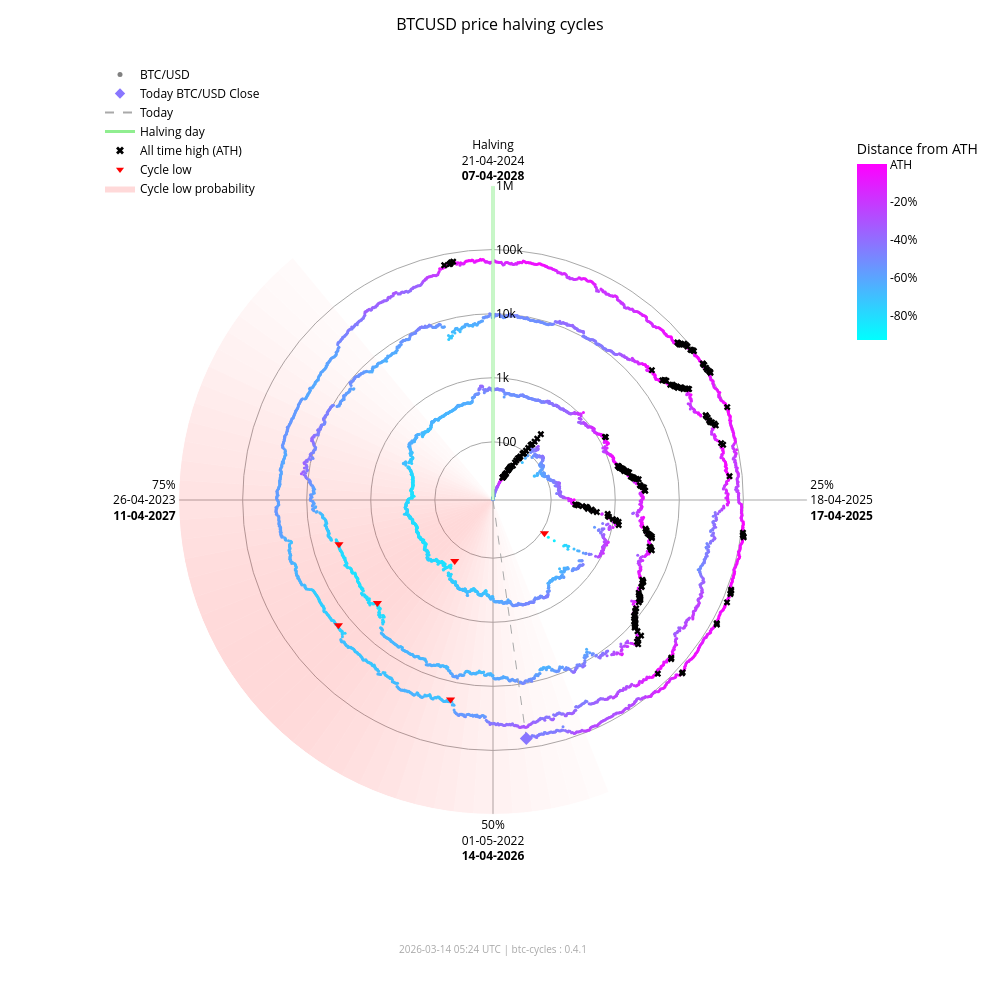

Source (notebook cell):
### Markdown cell above
### Interactive chart (plotly)

### Code cell
fig_interactive = btc.plot(
    kind="interactive",
    from_date="2012-11-28",
)
# plotly config for interactivity
config = {"scrollZoom": True, "displayModeBar": True}
# display in notebook
fig_interactive.show(config=config)

### Figure 1 — Plotly figure (JSON) as saved in the notebook; plotly's stock layout.template omitted (floating-point values rounded to 4 significant figures; data arrays with more than 128 entries replaced by an {"elided": "..."} marker saying what was removed)
{"data": [{"fill": "toself", "fillcolor": "rgba(255,0,0,0.017168280509461755)", "hoverinfo": "skip", "line": {"width": 0}, "mode": "lines", "r": [12.35, 1000000, 1000000, 12.35, 12.35], "showlegend": false, "theta": [158.4, 158.4, 162.0, 162.0, 158.4], "type": "scatterpolar"}, {"fill": "toself", "fillcolor": "rgba(255,0,0,0.022114794501891175)", "hoverinfo": "skip", "line": {"width": 0}, "mode": "lines", "r": [12.35, 1000000, 1000000, 12.35, 12.35], "showlegend": false, "theta": [162.0, 162.0, 165.6, 165.6, 162.0], "type": "scatterpolar"}, {"fill": "toself", "fillcolor": "rgba(255,0,0,0.02790404259511669)", "hoverinfo": "skip", "line": {"width": 0}, "mode": "lines", "r": [12.35, 1000000, 1000000, 12.35, 12.35], "showlegend": false, "theta": [165.6, 165.6, 169.2, 169.2, 165.6], "type": "scatterpolar"}, {"fill": "toself", "fillcolor": "rgba(255,0,0,0.034518294852420334)", "hoverinfo": "skip", "line": {"width": 0}, "mode": "lines", "r": [12.35, 1000000, 1000000, 12.35, 12.35], "showlegend": false, "theta": [169.2, 169.2, 172.8, 172.8, 169.2], "type": "scatterpolar"}, {"fill": "toself", "fillcolor": "rgba(255,0,0,0.041901979682821514)", "hoverinfo": "skip", "line": {"width": 0}, "mode": "lines", "r": [12.35, 1000000, 1000000, 12.35, 12.35], "showlegend": false, "theta": [172.8, 172.8, 176.4, 176.4, 172.8], "type": "scatterpolar"}, {"fill": "toself", "fillcolor": "rgba(255,0,0,0.04996405861294358)", "hoverinfo": "skip", "line": {"width": 0}, "mode": "lines", "r": [12.35, 1000000, 1000000, 12.35, 12.35], "showlegend": false, "theta": [176.4, 176.4, 180.0, 180.0, 176.4], "type": "scatterpolar"}, {"fill": "toself", "fillcolor": "rgba(255,0,0,0.05858349692240514)", "hoverinfo": "skip", "line": {"width": 0}, "mode": "lines", "r": [12.35, 1000000, 1000000, 12.35, 12.35], "showlegend": false, "theta": [180.0, 180.0, 183.6, 183.6, 180.0], "type": "scatterpolar"}, {"fill": "toself", "fillcolor": "rgba(255,0,0,0.06761662035375064)", "hoverinfo": "skip", "line": {"width": 0}, "mode": "lines", "r": [12.35, 1000000, 1000000, 12.35, 12.35], "showlegend": false, "theta": [183.6, 183.6, 187.2, 187.2, 183.6], "type": "scatterpolar"}, {"fill": "toself", "fillcolor": "rgba(255,0,0,0.07690481219944661)", "hoverinfo": "skip", "line": {"width": 0}, "mode": "lines", "r": [12.35, 1000000, 1000000, 12.35, 12.35], "showlegend": false, "theta": [187.2, 187.2, 190.8, 190.8, 187.2], "type": "scatterpolar"}, {"fill": "toself", "fillcolor": "rgba(255,0,0,0.08628112000611096)", "hoverinfo": "skip", "line": {"width": 0}, "mode": "lines", "r": [12.35, 1000000, 1000000, 12.35, 12.35], "showlegend": false, "theta": [190.8, 190.8, 194.4, 194.4, 190.8], "type": "scatterpolar"}, {"fill": "toself", "fillcolor": "rgba(255,0,0,0.09557490841018089)", "hoverinfo": "skip", "line": {"width": 0}, "mode": "lines", "r": [12.35, 1000000, 1000000, 12.35, 12.35], "showlegend": false, "theta": [194.4, 194.4, 198.0, 198.0, 194.4], "type": "scatterpolar"}, {"fill": "toself", "fillcolor": "rgba(255,0,0,0.10461455782963762)", "hoverinfo": "skip", "line": {"width": 0}, "mode": "lines", "r": [12.35, 1000000, 1000000, 12.35, 12.35], "showlegend": false, "theta": [198.0, 198.0, 201.6, 201.6, 198.0], "type": "scatterpolar"}, {"fill": "toself", "fillcolor": "rgba(255,0,0,0.11322908719652829)", "hoverinfo": "skip", "line": {"width": 0}, "mode": "lines", "r": [12.35, 1000000, 1000000, 12.35, 12.35], "showlegend": false, "theta": [201.6, 201.6, 205.2, 205.2, 201.6], "type": "scatterpolar"}, {"fill": "toself", "fillcolor": "rgba(255,0,0,0.12125015337052986)", "hoverinfo": "skip", "line": {"width": 0}, "mode": "lines", "r": [12.35, 1000000, 1000000, 12.35, 12.35], "showlegend": false, "theta": [205.2, 205.2, 208.8, 208.8, 205.2], "type": "scatterpolar"}, {"fill": "toself", "fillcolor": "rgba(255,0,0,0.12851590515331976)", "hoverinfo": "skip", "line": {"width": 0}, "mode": "lines", "r": [12.35, 1000000, 1000000, 12.35, 12.35], "showlegend": false, "theta": [208.8, 208.8, 212.4, 212.4, 208.8], "type": "scatterpolar"}, {"fill": "toself", "fillcolor": "rgba(255,0,0,0.13487757461161184)", "hoverinfo": "skip", "line": {"width": 0}, "mode": "lines", "r": [12.35, 1000000, 1000000, 12.35, 12.35], "showlegend": false, "theta": [212.4, 212.4, 216.0, 216.0, 212.4], "type": "scatterpolar"}, {"fill": "toself", "fillcolor": "rgba(255,0,0,0.14020862181849592)", "hoverinfo": "skip", "line": {"width": 0}, "mode": "lines", "r": [12.35, 1000000, 1000000, 12.35, 12.35], "showlegend": false, "theta": [216.0, 216.0, 219.6, 219.6, 216.0], "type": "scatterpolar"}, {"fill": "toself", "fillcolor": "rgba(255,0,0,0.14441504950654527)", "hoverinfo": "skip", "line": {"width": 0}, "mode": "lines", "r": [12.35, 1000000, 1000000, 12.35, 12.35], "showlegend": false, "theta": [219.6, 219.6, 223.2, 223.2, 219.6], "type": "scatterpolar"}, {"fill": "toself", "fillcolor": "rgba(255,0,0,0.14744459351271713)", "hoverinfo": "skip", "line": {"width": 0}, "mode": "lines", "r": [12.35, 1000000, 1000000, 12.35, 12.35], "showlegend": false, "theta": [223.2, 223.2, 226.8, 226.8, 223.2], "type": "scatterpolar"}, {"fill": "toself", "fillcolor": "rgba(255,0,0,0.14929223192296423)", "hoverinfo": "skip", "line": {"width": 0}, "mode": "lines", "r": [12.35, 1000000, 1000000, 12.35, 12.35], "showlegend": false, "theta": [226.8, 226.8, 230.4, 230.4, 226.8], "type": "scatterpolar"}, {"fill": "toself", "fillcolor": "rgba(255,0,0,0.15)", "hoverinfo": "skip", "line": {"width": 0}, "mode": "lines", "r": [12.35, 1000000, 1000000, 12.35, 12.35], "showlegend": false, "theta": [230.4, 230.4, 234.0, 234.0, 230.4], "type": "scatterpolar"}, {"fill": "toself", "fillcolor": "rgba(255,0,0,0.14965033825231114)", "hoverinfo": "skip", "line": {"width": 0}, "mode": "lines", "r": [12.35, 1000000, 1000000, 12.35, 12.35], "showlegend": false, "theta": [234.0, 234.0, 237.6, 237.6, 234.0], "type": "scatterpolar"}, {"fill": "toself", "fillcolor": "rgba(255,0,0,0.14835378057909807)", "hoverinfo": "skip", "line": {"width": 0}, "mode": "lines", "r": [12.35, 1000000, 1000000, 12.35, 12.35], "showlegend": false, "theta": [237.6, 237.6, 241.2, 241.2, 237.6], "type": "scatterpolar"}, {"fill": "toself", "fillcolor": "rgba(255,0,0,0.14623322283554635)", "hoverinfo": "skip", "line": {"width": 0}, "mode": "lines", "r": [12.35, 1000000, 1000000, 12.35, 12.35], "showlegend": false, "theta": [241.2, 241.2, 244.8, 244.8, 241.2], "type": "scatterpolar"}, {"fill": "toself", "fillcolor": "rgba(255,0,0,0.1434078538226231)", "hoverinfo": "skip", "line": {"width": 0}, "mode": "lines", "r": [12.35, 1000000, 1000000, 12.35, 12.35], "showlegend": false, "theta": [244.8, 244.8, 248.4, 248.4, 244.8], "type": "scatterpolar"}, {"fill": "toself", "fillcolor": "rgba(255,0,0,0.13997983179373427)", "hoverinfo": "skip", "line": {"width": 0}, "mode": "lines", "r": [12.35, 1000000, 1000000, 12.35, 12.35], "showlegend": false, "theta": [248.4, 248.4, 252.0, 252.0, 248.4], "type": "scatterpolar"}, {"fill": "toself", "fillcolor": "rgba(255,0,0,0.13602598258454268)", "hoverinfo": "skip", "line": {"width": 0}, "mode": "lines", "r": [12.35, 1000000, 1000000, 12.35, 12.35], "showlegend": false, "theta": [252.0, 252.0, 255.6, 255.6, 252.0], "type": "scatterpolar"}, {"fill": "toself", "fillcolor": "rgba(255,0,0,0.13159547355344953)", "hoverinfo": "skip", "line": {"width": 0}, "mode": "lines", "r": [12.35, 1000000, 1000000, 12.35, 12.35], "showlegend": false, "theta": [255.6, 255.6, 259.2, 259.2, 255.6], "type": "scatterpolar"}, {"fill": "toself", "fillcolor": "rgba(255,0,0,0.12671301775492697)", "hoverinfo": "skip", "line": {"width": 0}, "mode": "lines", "r": [12.35, 1000000, 1000000, 12.35, 12.35], "showlegend": false, "theta": [259.2, 259.2, 262.8, 262.8, 259.2], "type": "scatterpolar"}, {"fill": "toself", "fillcolor": "rgba(255,0,0,0.12138610149219965)", "hoverinfo": "skip", "line": {"width": 0}, "mode": "lines", "r": [12.35, 1000000, 1000000, 12.35, 12.35], "showlegend": false, "theta": [262.8, 262.8, 266.4, 266.4, 262.8], "type": "scatterpolar"}, {"fill": "toself", "fillcolor": "rgba(255,0,0,0.1156142551644921)", "hoverinfo": "skip", "line": {"width": 0}, "mode": "lines", "r": [12.35, 1000000, 1000000, 12.35, 12.35], "showlegend": false, "theta": [266.4, 266.4, 270.0, 270.0, 266.4], "type": "scatterpolar"}, {"fill": "toself", "fillcolor": "rgba(255,0,0,0.10939851441251548)", "hoverinfo": "skip", "line": {"width": 0}, "mode": "lines", "r": [12.35, 1000000, 1000000, 12.35, 12.35], "showlegend": false, "theta": [270.0, 270.0, 273.6, 273.6, 270.0], "type": "scatterpolar"}, {"fill": "toself", "fillcolor": "rgba(255,0,0,0.10274974912946185)", "hoverinfo": "skip", "line": {"width": 0}, "mode": "lines", "r": [12.35, 1000000, 1000000, 12.35, 12.35], "showlegend": false, "theta": [273.6, 273.6, 277.2, 277.2, 273.6], "type": "scatterpolar"}, {"fill": "toself", "fillcolor": "rgba(255,0,0,0.09569517349791425)", "hoverinfo": "skip", "line": {"width": 0}, "mode": "lines", "r": [12.35, 1000000, 1000000, 12.35, 12.35], "showlegend": false, "theta": [277.2, 277.2, 280.8, 280.8, 277.2], "type": "scatterpolar"}, {"fill": "toself", "fillcolor": "rgba(255,0,0,0.08828282625646727)", "hoverinfo": "skip", "line": {"width": 0}, "mode": "lines", "r": [12.35, 1000000, 1000000, 12.35, 12.35], "showlegend": false, "theta": [280.8, 280.8, 284.4, 284.4, 280.8], "type": "scatterpolar"}, {"fill": "toself", "fillcolor": "rgba(255,0,0,0.08058400018765345)", "hoverinfo": "skip", "line": {"width": 0}, "mode": "lines", "r": [12.35, 1000000, 1000000, 12.35, 12.35], "showlegend": false, "theta": [284.4, 284.4, 288.0, 288.0, 284.4], "type": "scatterpolar"}, {"fill": "toself", "fillcolor": "rgba(255,0,0,0.07269354608292704)", "hoverinfo": "skip", "line": {"width": 0}, "mode": "lines", "r": [12.35, 1000000, 1000000, 12.35, 12.35], "showlegend": false, "theta": [288.0, 288.0, 291.6, 291.6, 288.0], "type": "scatterpolar"}, {"fill": "toself", "fillcolor": "rgba(255,0,0,0.06472784449068783)", "hoverinfo": "skip", "line": {"width": 0}, "mode": "lines", "r": [12.35, 1000000, 1000000, 12.35, 12.35], "showlegend": false, "theta": [291.6, 291.6, 295.2, 295.2, 291.6], "type": "scatterpolar"}, {"fill": "toself", "fillcolor": "rgba(255,0,0,0.05682021976743955)", "hoverinfo": "skip", "line": {"width": 0}, "mode": "lines", "r": [12.35, 1000000, 1000000, 12.35, 12.35], "showlegend": false, "theta": [295.2, 295.2, 298.8, 298.8, 295.2], "type": "scatterpolar"}, {"fill": "toself", "fillcolor": "rgba(255,0,0,0.04911378436707333)", "hoverinfo": "skip", "line": {"width": 0}, "mode": "lines", "r": [12.35, 1000000, 1000000, 12.35, 12.35], "showlegend": false, "theta": [298.8, 298.8, 302.4, 302.4, 298.8], "type": "scatterpolar"}, {"fill": "toself", "fillcolor": "rgba(255,0,0,0.04175213714896469)", "hoverinfo": "skip", "line": {"width": 0}, "mode": "lines", "r": [12.35, 1000000, 1000000, 12.35, 12.35], "showlegend": false, "theta": [302.4, 302.4, 306.0, 306.0, 302.4], "type": "scatterpolar"}, {"fill": "toself", "fillcolor": "rgba(255,0,0,0.034868865657538876)", "hoverinfo": "skip", "line": {"width": 0}, "mode": "lines", "r": [12.35, 1000000, 1000000, 12.35, 12.35], "showlegend": false, "theta": [306.0, 306.0, 309.6, 309.6, 306.0], "type": "scatterpolar"}, {"fill": "toself", "fillcolor": "rgba(255,0,0,0.02857722515334582)", "hoverinfo": "skip", "line": {"width": 0}, "mode": "lines", "r": [12.35, 1000000, 1000000, 12.35, 12.35], "showlegend": false, "theta": [309.6, 309.6, 313.2, 313.2, 309.6], "type": "scatterpolar"}, {"fill": "toself", "fillcolor": "rgba(255,0,0,0.022961515313555197)", "hoverinfo": "skip", "line": {"width": 0}, "mode": "lines", "r": [12.35, 1000000, 1000000, 12.35, 12.35], "showlegend": false, "theta": [313.2, 313.2, 316.8, 316.8, 313.2], "type": "scatterpolar"}, {"fill": "toself", "fillcolor": "rgba(255,0,0,0.01807146942917362)", "hoverinfo": "skip", "line": {"width": 0}, "mode": "lines", "r": [12.35, 1000000, 1000000, 12.35, 12.35], "showlegend": false, "theta": [316.8, 316.8, 320.4, 320.4, 316.8], "type": "scatterpolar"}, {"hoverinfo": "text", "marker": {"color": {"elided": "4855 str values"}, "size": 3}, "mode": "markers", "r": {"elided": "4855 float values"}, "showlegend": false, "text": {"elided": "4855 str values"}, "theta": {"elided": "4855 float values"}, "type": "scatterpolar"}, {"hoverinfo": "skip", "line": {"color": "lightgreen", "width": 3}, "mode": "lines", "r": [12.35, 1000000], "showlegend": false, "theta": [0, 0], "type": "scatterpolar"}, {"hoverinfo": "skip", "line": {"color": "darkgrey", "dash": "dash", "width": 1}, "mode": "lines", "r": [12.35, 71150.0], "showlegend": false, "theta": [172.0, 172.0], "type": "scatterpolar"}, {"hoverinfo": "text", "marker": {"color": "#8976ff", "size": 10, "symbol": "diamond"}, "mode": "markers", "r": [71150.0], "showlegend": false, "text": ["Today<br>Date: 2026-03-14<br>Price: $71,145.03"], "theta": [172.0], "type": "scatterpolar"}, {"hoverinfo": "text", "marker": {"color": "black", "size": 6, "symbol": "x"}, "mode": "markers", "r": {"elided": "195 float values"}, "showlegend": false, "text": {"elided": "195 str values"}, "theta": {"elided": "195 float values"}, "type": "scatterpolar"}, {"hoverinfo": "text", "marker": {"color": "red", "size": 8, "symbol": "triangle-down"}, "mode": "markers", "r": [111.6, 164.9, 3233.0, 3925.0, 18950.0, 15760.0], "showlegend": false, "text": ["Cycle Low<br>Date: 2014-02-21<br>Price: $111.56<br>ATH distance: -91.0%", "Cycle Low<br>Date: 2015-01-14<br>Price: $164.92<br>ATH distance: -86.7%", "Cycle Low<br>Date: 2018-12-15<br>Price: $3,232.51<br>ATH distance: -83.3%", "Cycle Low<br>Date: 2019-03-25<br>Price: $3,924.55<br>ATH distance: -79.7%", "Cycle Low<br>Date: 2022-06-18<br>Price: $18,954.25<br>ATH distance: -71.9%", "Cycle Low<br>Date: 2022-11-21<br>Price: $15,760.19<br>ATH distance: -76.7%"], "theta": [122.8, 212.1, 228.3, 254.0, 192.0, 231.0], "type": "scatterpolar"}, {"marker": {"color": "grey", "size": 5}, "mode": "markers", "name": "BTC/USD", "r": [null], "theta": [null], "type": "scatterpolar"}, {"marker": {"color": "#8976ff", "size": 8, "symbol": "diamond"}, "mode": "markers", "name": "Today BTC/USD Close", "r": [null], "theta": [null], "type": "scatterpolar"}, {"line": {"color": "darkgrey", "dash": "dash"}, "mode": "lines", "name": "Today", "r": [null], "theta": [null], "type": "scatterpolar"}, {"line": {"color": "lightgreen", "width": 3}, "mode": "lines", "name": "Halving day", "r": [null], "theta": [null], "type": "scatterpolar"}, {"marker": {"color": "black", "size": 7, "symbol": "x"}, "mode": "markers", "name": "All time high (ATH)", "r": [null], "theta": [null], "type": "scatterpolar"}, {"marker": {"color": "red", "size": 7, "symbol": "triangle-down"}, "mode": "markers", "name": "Cycle low", "r": [null], "theta": [null], "type": "scatterpolar"}, {"fill": "toself", "fillcolor": "rgba(255,0,0,0.15)", "line": {"width": 0}, "mode": "lines", "name": "Cycle low probability", "r": [null], "theta": [null], "type": "scatterpolar"}, {"hoverinfo": "skip", "marker": {"cmax": 0, "cmin": -0.9307, "color": [0], "colorbar": {"len": 0.25, "ticktext": ["ATH", "-20%", "-40%", "-60%", "-80%", "-100%"], "tickvals": [0, -0.2, -0.4, -0.6, -0.8, -1.0], "title": {"text": "Distance from ATH"}, "x": 0.95, "y": 0.92, "yanchor": "top"}, "colorscale": {"elided": "256x2 mixed values"}, "showscale": true, "size": 0}, "mode": "markers", "r": [null], "showlegend": false, "theta": [null], "type": "scatterpolar"}], "layout": {"annotations": [{"font": {"color": "darkgrey", "size": 10}, "showarrow": false, "text": "2026-03-14 05:24 UTC | btc-cycles : 0.4.1", "x": 0.5, "xref": "paper", "y": -0.02, "yref": "paper"}], "font": {"color": "black"}, "height": 1000, "legend": {"bgcolor": "rgba(0,0,0,0)", "font": {"color": "black"}, "x": 0.0, "y": 1.0}, "margin": {"b": 60, "l": 100, "r": 80, "t": 60}, "paper_bgcolor": "white", "plot_bgcolor": "white", "polar": {"angularaxis": {"color": "black", "direction": "clockwise", "gridcolor": "darkgrey", "rotation": 90, "ticktext": ["Halving<br>21-04-2024<br><b>07-04-2028</b>", "25%<br>18-04-2025<br><b>17-04-2025</b>", "50%<br>01-05-2022<br><b>14-04-2026</b>", "75%<br>26-04-2023<br><b>11-04-2027</b>"], "tickvals": [0, 90, 180, 270]}, "bgcolor": "white", "domain": {"x": [0.1, 0.9], "y": [0.05, 0.95]}, "radialaxis": {"angle": 90, "color": "black", "gridcolor": "darkgrey", "range": [1.092, 6.0], "tickangle": 90, "ticktext": ["100", "1k", "10k", "100k", "1M"], "tickvals": [100, 1000, 10000, 100000, 1000000], "type": "log"}}, "title": {"font": {"color": "black", "size": 16}, "text": "BTCUSD price halving cycles", "x": 0.5}, "width": 1000}}
